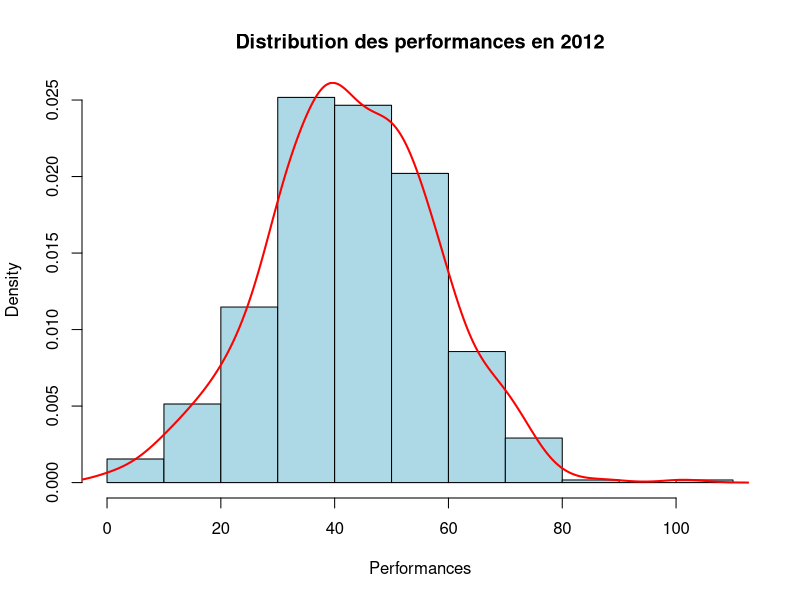
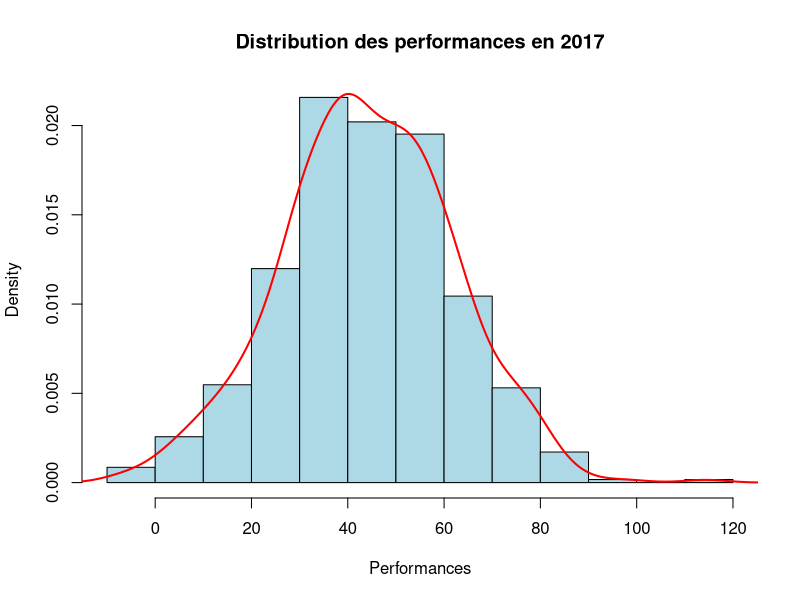
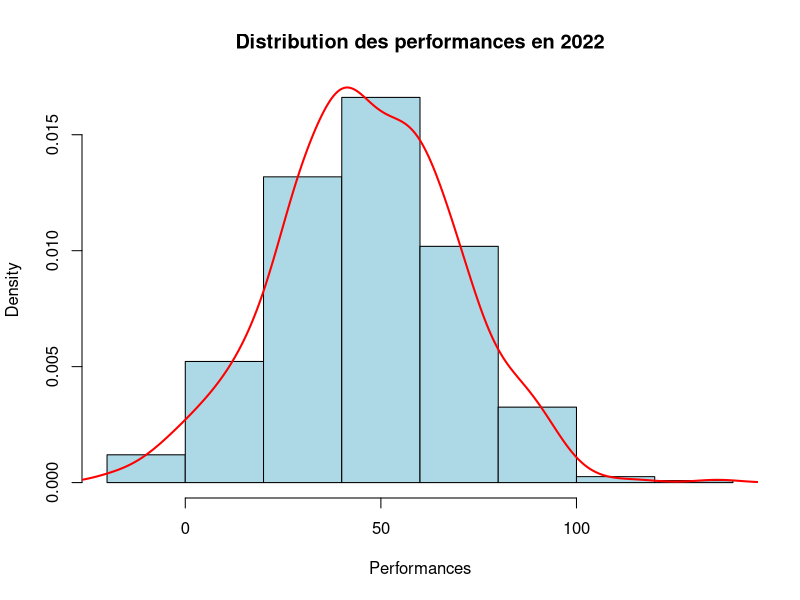

These figures' R source, in order:
# ---- Question 1----

# Charger les données
data_2012 = read.table("company2012.dat", header = FALSE)
data_2017 = read.table("company2017.dat", header = FALSE)
data_2022 = read.table("company2022.dat", header = FALSE)

# Renommer les colonnes
colnames(data_2012) = colnames(data_2017) = colnames(data_2022) = "Performances"

# Créer une liste de données
data_list = list(data_2012, data_2017, data_2022)
years = c(2012, 2017, 2022)

# Afficher chaque histogramme séparément avec la densité de probabilité sur l'axe y
for (i in seq_along(data_list)) {
  # Créer un nouvel espace graphique
  par(mfrow = c(1, 1))
  
  # Créer un histogramme des performances avec densité sur l'axe y
  hist(data_list[[i]]$Performances, main = paste("Distribution des performances en", years[i]),
       xlab = "Performances", ylab = "Density", col = "lightblue", border = "black", freq = FALSE)
  
  # Ajouter une estimation par noyau de densité
  lines(density(data_list[[i]]$Performances), col = "red", lwd = 2)
}

# ---- Question 2 ----

# Le test de Shapiro-Wilk pour chaque ensemble de données
for (i in seq_along(data_list)) {
  result <- shapiro.test(data_list[[i]]$Performances)
  
  # Afficher le résultat du test
  cat("Shapiro-Wilk test for", years[i], ":", "\n")
  cat("w (Test statistic):", round(result$statistic, 4), "\n")
  cat("p-value:", round(result$p.value, 4), "\n")
  
  # Interprétation du résultat
  if (result$p.value > 0.05) {
    cat("Pas de preuve significative pour rejeter l'hypothèse nulle (distribution normale).\n\n")
  } else {
    cat("Preuve significative pour rejeter l'hypothèse nulle (non-distribution normale).\n\n")
  }
}


